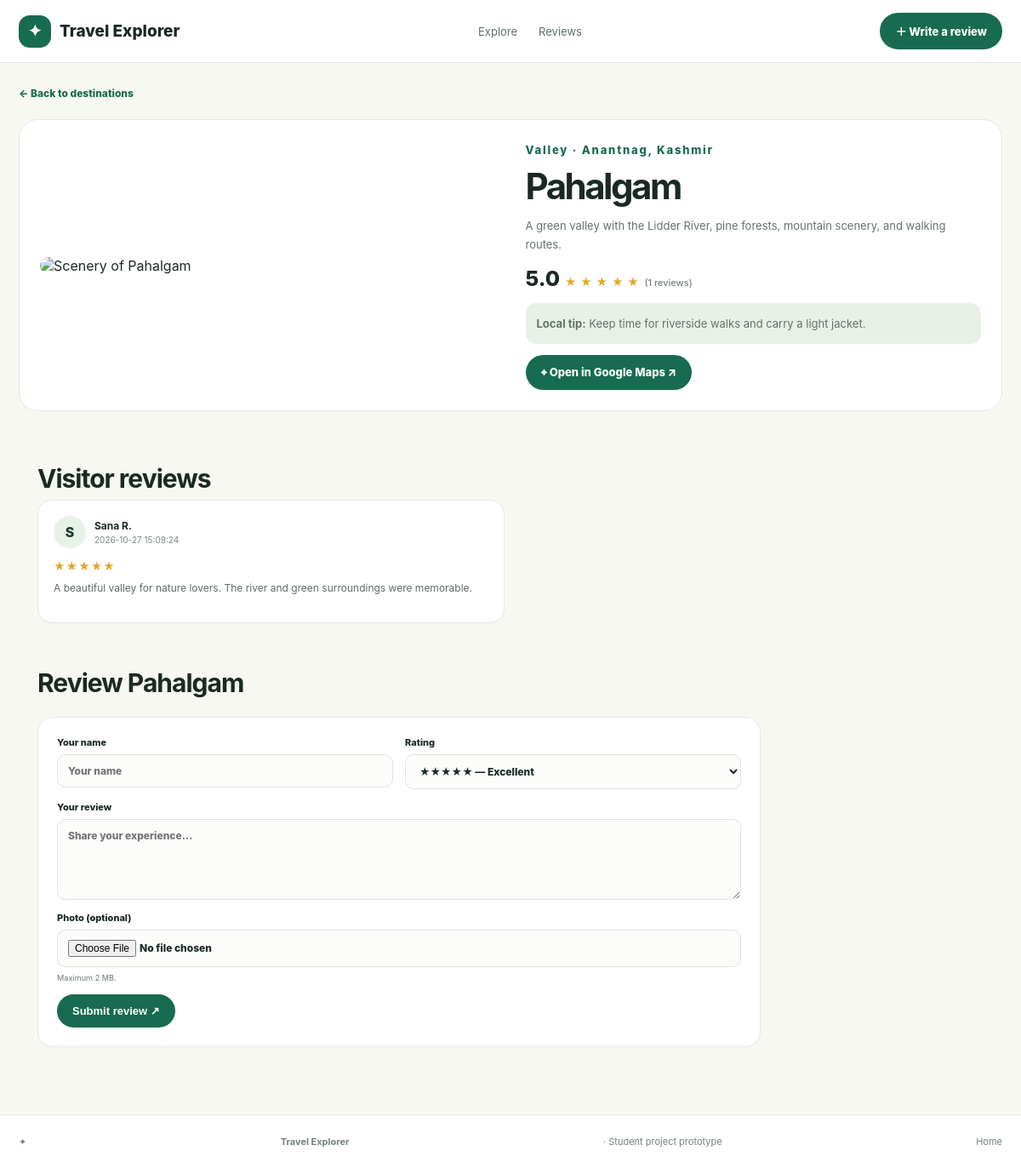
The app's page /destination/pahalgam with its own data.
### tables this page shows
CREATE TABLE reviews (
            id INTEGER PRIMARY KEY AUTOINCREMENT,
            destination_id INTEGER NOT NULL,
            name TEXT NOT NULL,
            rating INTEGER NOT NULL CHECK(rating BETWEEN 1 AND 5),
            comment TEXT NOT NULL,
            photo_filename TEXT,
            created_at TEXT NOT NULL DEFAULT CURRENT_TIMESTAMP
        );

### app.py (the view)
@app.route('/destination/<slug>')
def destination_detail(slug):
    destination = next((d for d in DESTINATIONS if d['slug'] == slug), None)
    if not destination:
        return render_template('404.html'), 404
    conn = connect_db()
    reviews = conn.execute('SELECT * FROM reviews WHERE destination_id=? ORDER BY id DESC', (destination['id'],)).fetchall()
    stats = conn.execute('SELECT COUNT(*) AS total, AVG(rating) AS avg_rating FROM reviews WHERE destination_id=?', (destination['id'],)).fetchone()
    conn.close()
    destination = dict(destination)
    destination['review_count'] = stats['total']
    destination['rating'] = round(stats['avg_rating'], 1) if stats['avg_rating'] is not None else 0
    return render_template('destination.html', destination=destination, reviews=reviews)

### app.py (called while the page is built)
def connect_db():
    conn = sqlite3.connect(DB_PATH)
    conn.row_factory = sqlite3.Row
    return conn

### templates/destination.html
<!doctype html><html lang="en"><head><meta charset="utf-8"><meta name="viewport" content="width=device-width, initial-scale=1"><title>{{ destination.name }} — Travel Explorer</title><link rel="stylesheet" href="{{ url_for('static', filename='style.css') }}"></head><body><header class="nav"><a class="brand" href="{{ url_for('home') }}"><span class="logo">✦</span> Travel Explorer</a><nav><a href="{{ url_for('home') }}#destinations">Explore</a><a href="{{ url_for('home') }}#reviews">Reviews</a></nav><a class="button primary" href="{{ url_for('home') }}#write-review">＋ Write a review</a></header><main class="detail-page"><a class="back" href="{{ url_for('home') }}">← Back to destinations</a><div class="detail-hero"><img src="{{ destination.image_url or url_for('static', filename='images/' + destination.image) }}" alt="Scenery of {{ destination.name }}"><div><p class="eyebrow green">{{ destination.category }} · {{ destination.location }}</p><h1>{{ destination.name }}</h1><p>{{ destination.description }}</p><div class="big-rating">{{ '%.1f'|format(destination.rating) if destination.rating else 'New' }} <span class="stars">★ ★ ★ ★ ★</span> <small>({{ destination.review_count }} reviews)</small></div><p class="tip"><strong>Local tip:</strong> {{ destination.tip }}</p><a class="button primary" target="_blank" rel="noopener" href="https://www.google.com/maps/search/?api=1&query={{ destination.lat }},{{ destination.lng }}">⌖ Open in Google Maps ↗</a></div></div>{% with messages = get_flashed_messages(with_categories=true) %}{% if messages %}<div class="flash-wrap">{% for category, message in messages %}<div class="flash {{ category }}">{{ message }}</div>{% endfor %}</div>{% endif %}{% endwith %}<section class="section"><h2>Visitor reviews</h2><div class="detail-reviews">{% for r in reviews %}<article class="review"><div class="person"><span class="avatar">{{ r.name[0]|upper }}</span><div><strong>{{ r.name }}</strong><small>{{ r.created_at }}</small></div></div><div class="stars">{{ '★' * r.rating }}{{ '☆' * (5-r.rating) }}</div><p>{{ r.comment }}</p>{% if r.photo_filename %}<img class="review-photo" src="{{ url_for('static', filename='uploads/' + r.photo_filename) }}" alt="Photo shared in review">{% endif %}</article>{% else %}<p class="muted">No reviews yet. Be the first to share your experience.</p>{% endfor %}</div></section><section class="section write"><h2>Review {{ destination.name }}</h2><form class="review-form" action="{{ url_for('add_review') }}" method="post" enctype="multipart/form-data"><input type="hidden" name="destination_id" value="{{ destination.id }}"><label>Your name<input name="name" maxlength="45" required placeholder="Your name"></label><label>Rating<select name="rating" required><option value="5">★★★★★ — Excellent</option><option value="4">★★★★☆ — Very good</option><option value="3">★★★☆☆ — Good</option><option value="2">★★☆☆☆ — Fair</option><option value="1">★☆☆☆☆ — Poor</option></select></label><label class="full">Your review<textarea name="comment" minlength="8" maxlength="1000" required placeholder="Share your experience…"></textarea></label><label class="full">Photo (optional)<input type="file" name="photo" accept="image/png,image/jpeg,image/webp,image/gif"><small>Maximum 2 MB.</small></label><button class="button primary" type="submit">Submit review ↗</button></form></section></main><footer>✦ <strong>Travel Explorer</strong> · Student project prototype <span><a href="{{ url_for('home') }}">Home</a></span></footer></body></html>

### static/style.css (style rules this page uses)
:root { --green:#176b50;--deep:#143e31;--pale:#e8f1e8;--bg:#f8f8f3;--text:#1b2923;--muted:#6c7a70;--border:#e3e9e1 }
* { box-sizing:border-box }
html { scroll-behavior:smooth }
body { margin:0;font-family:Inter,ui-sans-serif,system-ui,-apple-system,BlinkMacSystemFont,"Segoe UI",sans-serif;background:var(--bg);color:var(--text) }
a { color:inherit;text-decoration:none }
.nav { height:74px;display:flex;align-items:center;justify-content:space-between;gap:20px;padding:0 max(22px,calc((100% - 1160px)/2));background:#fff;border-bottom:1px solid var(--border);position:sticky;top:0;z-index:5 }
.brand { display:flex;align-items:center;gap:10px;font-weight:850;font-size:19px;white-space:nowrap }
.logo { display:grid;place-items:center;width:38px;height:38px;border-radius:13px;background:var(--green);color:white }
.nav nav { display:flex;gap:25px;font-size:13px;color:#627066 }
.button { display:inline-flex;justify-content:center;align-items:center;border:0;border-radius:999px;padding:12px 18px;font-size:13px;font-weight:800;cursor:pointer }
.primary { background:var(--green);color:#fff }
.eyebrow { font-size:11px;font-weight:850;letter-spacing:1.8px;margin:0 0 10px;color:#d3e8d8 }
.eyebrow.green { color:var(--green) }
h1 { font-size:clamp(38px,5.2vw,62px);line-height:1.04;letter-spacing:-2.5px;margin:12px 0 18px }
.section { width:min(1160px,calc(100% - 44px));margin:0 auto;padding:54px 0 20px }
h2 { font-size:30px;letter-spacing:-1px;margin:7px 0 }
.title-row .rating:first-letter,.stars { color:#e3a52b }
.review-grid,.detail-reviews { display:grid;grid-template-columns:repeat(3,minmax(0,1fr));gap:14px }
.review { padding:18px;border:1px solid var(--border);border-radius:17px;background:#fff }
.person { display:flex;align-items:center;gap:10px }
.avatar { display:grid;place-items:center;width:38px;height:38px;border-radius:50%;background:var(--pale);color:var(--deep);font-weight:850 }
.person strong { display:block;font-size:12px }
.person small { display:block;font-size:10px;color:#7b887e;margin-top:3px }
.stars { font-size:13px;letter-spacing:1px;margin:13px 0 8px }
.review>p { font-size:12px;line-height:1.65;color:#5f6d63;margin:0 0 12px }
.write { padding-top:25px;padding-bottom:55px }
.review-form { display:grid;grid-template-columns:1fr 1fr;gap:14px;max-width:850px;margin-top:22px;padding:22px;background:white;border:1px solid var(--border);border-radius:18px }
.review-form label { display:flex;flex-direction:column;gap:7px;font-size:11px;font-weight:850 }
.review-form input,.review-form select,.review-form textarea { width:100%;border:1px solid #dce4db;border-radius:10px;padding:11px 12px;font:inherit;font-size:12px;background:#fcfdfb;color:var(--text) }
.review-form textarea { min-height:95px;resize:vertical }
.review-form small { font-weight:400;color:var(--muted) }
.review-form .full { grid-column:1/-1 }
.review-form button { justify-self:start }
footer { border-top:1px solid var(--border);padding:24px max(22px,calc((100% - 1160px)/2));font-size:11px;color:#758278;display:flex;justify-content:space-between;gap:14px;flex-wrap:wrap;background:#fff }
.detail-page { width:min(1160px,calc(100% - 44px));margin:24px auto }
.back { font-size:12px;color:var(--green);font-weight:800 }
.detail-hero { display:grid;grid-template-columns:1fr 1fr;gap:35px;align-items:center;margin-top:22px;padding:24px;border:1px solid var(--border);border-radius:22px;background:#fff }
.detail-hero>img { width:100%;border-radius:16px }
.detail-hero h1 { font-size:42px;color:var(--text);margin:8px 0 }
.detail-hero p { font-size:13px;line-height:1.7;color:#657369 }
.big-rating { font-size:25px;font-weight:850;margin:14px 0 }
.big-rating .stars { font-size:13px }
.big-rating small { font-size:11px;color:#748177;font-weight:500 }
.tip { background:var(--pale);padding:13px;border-radius:12px }
.detail-reviews { grid-template-columns:repeat(2,minmax(0,1fr)) }

### records on screen
reviews: name "S", name "Sana R.", created_at "2026-10-27 15:09:24", rating "★★★★★", comment "A beautiful valley for nature lovers. The river and green surroundings were memorable."

### other values on screen
{{ destination.category }} "Valley"
{{ destination.location }} "Anantnag, Kashmir"
{{ destination.name }} "Pahalgam"
{{ destination.description }} "A green valley with the Lidder River, pine forests, mountain scenery, and walking routes."
{{ '%.1f'|format(destination.rating) if destination.rating else 'New' }} "5.0"
{{ destination.review_count }} "1"
{{ destination.tip }} "Keep time for riverside walks and carry a light jacket."
